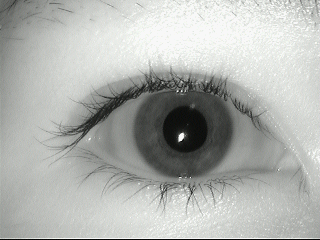
#> input picture Lab6/oko01.png, 320 x 240 px
$ python Zad1.py
#> lines starting #> are read from the running program, lines starting #| are printed output that depends on the picture; after the words box and inside, x2 and y2 are one past the last pixel; in counts of white or black regions, pixels touching at a corner belong together
import cv2
import numpy as np
from matplotlib import pyplot as plt
from scipy import signal as sg

img = cv2.imread('oko01.png', 0)
#> img: shape (240, 320); min 2, max 248, mean 177


def filtration(img, matrix):
    if img.ndim == 2:
        return sg.convolve2d(img, matrix[:, ::-1], "valid").astype("uint8")
    if img.ndim == 3:
        res_lst = [sg.convolve2d(img[:, :, x], matrix[:, ::-1], "valid") for x in range(img.shape[2])]
        return np.rollaxis(np.array(res_lst), 0, 3).astype("uint8")


gauss_matrix = np.array([[0.037, 0.039, 0.04, 0.039, 0.037],
                         [0.039, 0.042, 0.042, 0.042, 0.039],
                         [0.04, 0.042, 0.043, 0.042, 0.04],
                         [0.039, 0.042, 0.042, 0.042, 0.039],
                         [0.037, 0.039, 0.04, 0.039, 0.037]])

# img = filtration(img, gauss_matrix)

kernel = np.ones((3, 3), np.uint8)
_, bin_img_teczowka = cv2.threshold(img, img.mean() / 1.5, 255, cv2.THRESH_BINARY)
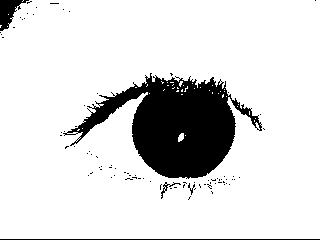
#> bin_img_teczowka: shape (240, 320); 86.1% white; 85 black regions (80 under 20 px), largest, box (x1, y1, x2, y2) and area: (63, 73, 262, 179) 9621, (0, 0, 29, 31) 434, (0, 239, 320, 240) 320, (161, 182, 181, 199) 61, (188, 183, 195, 195) 27
_, bin_img_zrenica = cv2.threshold(img, img.mean() / 4.5, 255, cv2.THRESH_BINARY)
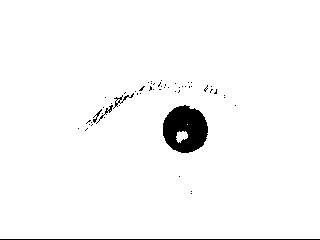
#> bin_img_zrenica: shape (240, 320); 97.2% white; 55 black regions (50 under 20 px), largest, box (x1, y1, x2, y2) and area: (163, 105, 208, 153) 1568, (0, 239, 320, 240) 320, (113, 93, 134, 109) 65, (96, 105, 113, 124) 47, (93, 109, 102, 123) 32

bin_img_teczowka = cv2.morphologyEx(bin_img_teczowka, cv2.MORPH_CLOSE, kernel, iterations=8)
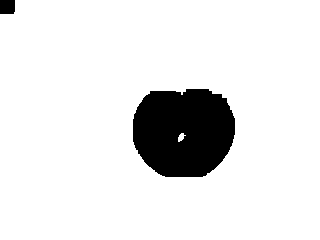
#> bin_img_teczowka: shape (240, 320); 90% white; 2 black regions, box (x1, y1, x2, y2) and area: (133, 89, 235, 177) 7447, (0, 0, 15, 14) 208
bin_img_zrenica = cv2.morphologyEx(bin_img_zrenica, cv2.MORPH_CLOSE, kernel, iterations=2)
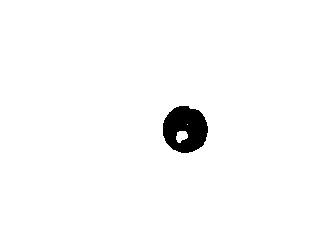
#> bin_img_zrenica: shape (240, 320); 98% white; 1 black region

M = cv2.moments(255 - bin_img_zrenica)
#> M = moments, m00 396780, centre m10/m00, m01/m00 = (185, 128.6)
cX = int(M["m10"] / M["m00"])
#> cX = 185
cY = int(M["m01"] / M["m00"])
#> cY = 128
contours, hierarchy = cv2.findContours(bin_img_zrenica, 1, 2)
#> contours = 4 contours, 1 with area under 20; largest, box (x1, y1, x2, y2) and area: (0, 0, 320, 240) 76241, (162, 105, 209, 154) 1728, (176, 131, 188, 143) 87
cnt = contours[2]
#> cnt = contour of 64 points, box (x1, y1, x2, y2) (162, 105, 209, 154), area 1728
# cnt = contours[1]
(x, y), radius = cv2.minEnclosingCircle(cnt)
#> x = 184.8; y = 128.8; radius = 24.49
center = (int(x), int(y))
#> center = (184, 128)
radius = int(radius)
#> radius = 24
img = cv2.imread('oko01.png')
#> img is the input picture: shape (240, 320, 3); mean B, G, R 174.8, 178.4, 176
img = cv2.circle(img, center, radius, (0, 255, 0), 2)
print(radius)
#| 24
contours, _ = cv2.findContours(bin_img_teczowka, 1, 2)
#> contours = 3 contours; box (x1, y1, x2, y2) and area: (0, 0, 320, 240) 76034, (132, 88, 236, 178) 7642, (178, 133, 186, 142) 30
cnt = contours[1]
#> cnt = contour of 110 points, box (x1, y1, x2, y2) (132, 88, 236, 178), area 7642
(x, y), radius = cv2.minEnclosingCircle(cnt)
#> x = 183.2; y = 127.8; radius = 52.92
center = (int(x), int(y))
#> center = (183, 127)
radius = int(radius)
#> radius = 52
print(radius)
#| 52

img = cv2.circle(img, center, radius, (0, 0, 255), 2)
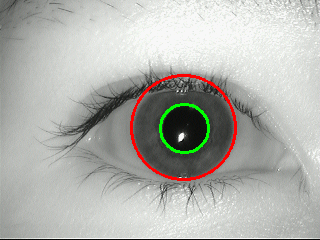
#> img: shape (240, 320, 3); mean B, G, R 173.1, 178.2, 177.4
#first option
img2 = cv2.linearPolar(img, center=(x, y), maxRadius=52, flags=cv2.WARP_FILL_OUTLIERS)
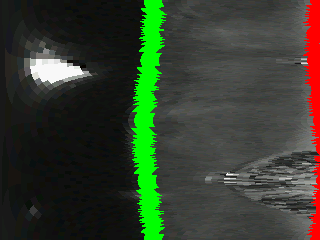
#> img2: shape (240, 320, 3); mean B, G, R 45.3, 62.8, 53
#second option
img3 = cv2.logPolar(img, center=(x, y), M=52, flags=cv2.WARP_FILL_OUTLIERS)
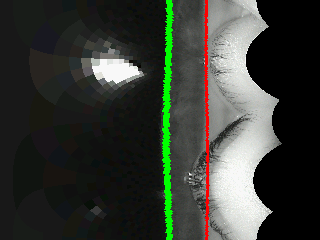
#> img3: shape (240, 320, 3); mean B, G, R 52, 59, 55

plt.imshow(img)
plt.show()

plt.imshow(img2)
plt.show()

plt.imshow(img3)
plt.show()
